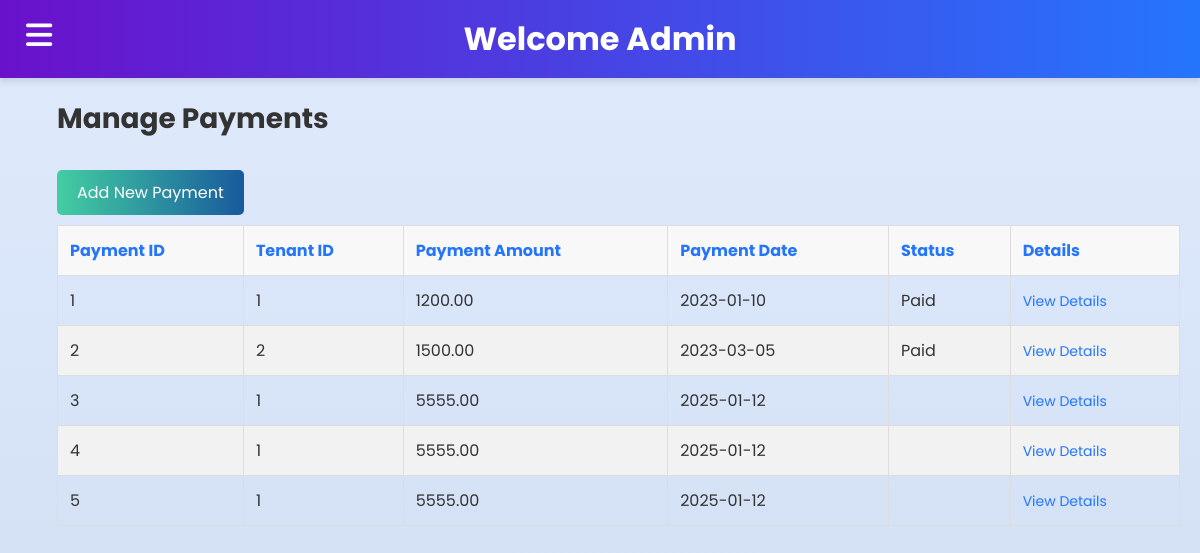
Screenshot of /payments.php (signed in) with the database file from the repository.
### tables this page shows
CREATE TABLE `payment` (
  `Payment_ID` int(11) NOT NULL,
  `Tenant_ID` int(11) DEFAULT NULL,
  `Payment_Amount` decimal(10,2) DEFAULT NULL,
  `Payment_Date` date DEFAULT NULL,
  `Payment_Status` enum('Paid','Unpaid') DEFAULT 'Unpaid'
);

### payments.php (the view, shortened to what this page needs)
<?php
include 'db.php';
$sql_payments = "SELECT * FROM Payment";
$payments = $conn->query($sql_payments);
?>
<!DOCTYPE html>
<html lang="en">
<head>
    <link
        rel="stylesheet"
        href="https://cdnjs.cloudflare.com/ajax/libs/font-awesome/6.4.0/css/all.min.css" />
    <link rel="stylesheet" href="cssMinipro.css" />
</head>
<body>
<?php include './layouts/a_header.php'; ?>
<div class="content">
    <h2>Manage Payments</h2>
    <button class="btn" onclick="document.getElementById('newPaymentForm').style.display='block'">Add New Payment</button>
    <table>
        <thead>
            <tr>
                <th>Payment ID</th>
                <th>Tenant ID</th>
                <th>Payment Amount</th>
                <th>Payment Date</th>
                <th>Status</th>
                <th>Details</th>
            </tr>
        </thead>
        <tbody>
            <?php while ($payment = $payments->fetch_assoc()): ?>
            <tr>
                <td><?php echo $payment['Payment_ID']; ?></td>
                <td><?php echo $payment['Tenant_ID']; ?></td>
                <td><?php echo $payment['Payment_Amount']; ?></td>
                <td><?php echo $payment['Payment_Date']; ?></td>
                <td><?php echo $payment['Payment_Status']; ?></td>
                <td><a href="viewPayment.php?payment_id=<?php echo $payment['Payment_ID']; ?>" class="details-link">View Details</a></td>
            </tr>
            <?php endwhile; ?>
        </tbody>
    </table>
</div>
</body>
</html>

### cssMinipro.css (style rules this page uses)
html, body { height: 100%; margin: 0; padding: 0; flex-direction: column; }
.sidebar_menu .menu i,a { color: white; text-decoration: none; font-size: 20px; }
h2 { font-size: 24px; }
.content { margin-left: 37px; padding: 20px; justify-content: center; }

### public/assets/css/a_header.css (style rules this page uses)
* { margin: 0; padding: 0; font-family: "Poppins",sans-serif; }
.sidebar_menu .menu i,a { color: white; text-decoration: none; font-size: 20px; }

### payments.php (style rules this page uses)
body { font-family: 'Poppins', sans-serif; margin: 0; padding: 0; background: linear-gradient(to bottom, #e0eafc, #cfdef3); color: #333; overflow-x: hidden; }
h1, h2 { margin: 0; }
h2 { font-size: 28px; }
.content { margin: auto; padding: 20px; }
.content h2 { font-size: 28px; margin-bottom: 20px; }
table { width: 100%; border-collapse: collapse; margin-bottom: 30px; animation: fadeIn 1s ease; }
th, td { padding: 12px; text-align: left; border: 1px solid #ddd; }
th { background: #f8f8f8; color: #2575fc; }
tr:nth-child(even) { background: #f2f2f2; }
.details-link { color: #2575fc; text-decoration: none; font-size: 14px; }
.btn { background: linear-gradient(to right, #43cea2, #185a9d); color: white; padding: 10px 20px; border: none; border-radius: 5px; font-size: 16px; cursor: pointer; margin: 10px 0; transition: transform 0.3s, background 0.3s; }

### rows the page displays
payment: Payment_ID "1", Tenant_ID "1", Payment_Amount "1200.00", Payment_Date "2023-01-10", Payment_Status "Paid"
payment: Payment_ID "2", Tenant_ID "2", Payment_Amount "1500.00", Payment_Date "2023-03-05", Payment_Status "Paid"
payment: Payment_ID "3", Tenant_ID "1", Payment_Amount "5555.00", Payment_Date "2025-01-12"
payment: Payment_ID "4", Tenant_ID "1", Payment_Amount "5555.00", Payment_Date "2025-01-12"
payment: Payment_ID "5", Tenant_ID "1", Payment_Amount "5555.00", Payment_Date "2025-01-12"

### other values shown
$Name "Admin"
